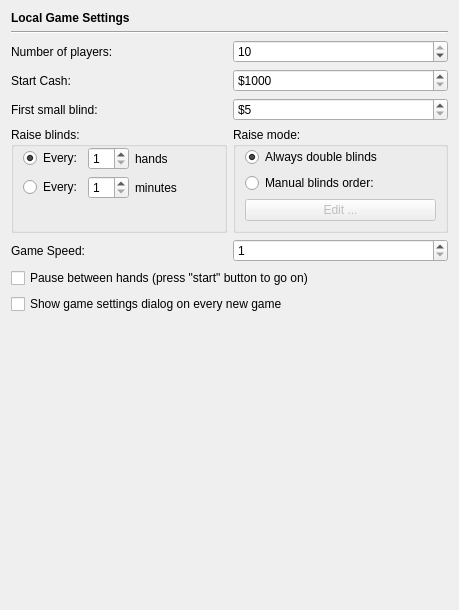
       <widget class="QWidget" name="page_2">
        <layout class="QVBoxLayout">
         <item>
          <widget class="QLabel" name="label_5">
           <property name="styleSheet">
            <string notr="true">QLabel { font-weight: bold;  }</string>
           </property>
           <property name="text">
            <string>Local Game Settings</string>
           </property>
          </widget>
         </item>
         <item>
          <widget class="Line" name="line_3">
           <property name="orientation">
            <enum>Qt::Horizontal</enum>
           </property>
          </widget>
         </item>
         <item>
          <layout class="QHBoxLayout">
           <item>
            <widget class="QLabel" name="label_4">
             <property name="text">
              <string>Number of players:</string>
             </property>
             <property name="buddy">
              <cstring>spinBox_quantityPlayers</cstring>
             </property>
            </widget>
           </item>
           <item>
            <widget class="QSpinBox" name="spinBox_quantityPlayers">
             <property name="minimum">
              <number>2</number>
             </property>
             <property name="maximum">
              <number>10</number>
             </property>
             <property name="value">
              <number>10</number>
             </property>
            </widget>
           </item>
          </layout>
         </item>
         <item>
          <layout class="QHBoxLayout">
           <item>
            <widget class="QLabel" name="label_2">
             <property name="text">
              <string>Start Cash:</string>
             </property>
             <property name="buddy">
              <cstring>spinBox_startCash</cstring>
             </property>
            </widget>
           </item>
           <item>
            <widget class="QSpinBox" name="spinBox_startCash">
             <property name="prefix">
              <string>$</string>
             </property>
             <property name="minimum">
              <number>1000</number>
             </property>
             <property name="maximum">
              <number>1000000</number>
             </property>
             <property name="singleStep">
              <number>50</number>
             </property>
            </widget>
           </item>
          </layout>
         </item>
         <item>
          <layout class="QHBoxLayout">
           <item>
            <widget class="QLabel" name="label_3">
             <property name="text">
              <string>First small blind:</string>
             </property>
             <property name="buddy">
              <cstring>spinBox_firstSmallBlind</cstring>
             </property>
            </widget>
           </item>
           <item>
            <widget class="QSpinBox" name="spinBox_firstSmallBlind">
             <property name="prefix">
              <string>$</string>
             </property>
             <property name="minimum">
              <number>5</number>
             </property>
             <property name="maximum">
              <number>20000</number>
             </property>
            </widget>
           </item>
          </layout>
         </item>
         <item>
          <layout class="QHBoxLayout">
           <item>
            <widget class="QGroupBox" name="groupBox_6">
             <property name="title">
              <string>Raise blinds:</string>
             </property>
             <layout class="QGridLayout">
              <property name="leftMargin">
               <number>9</number>
              </property>
              <property name="topMargin">
               <number>0</number>
              </property>
              <property name="bottomMargin">
               <number>9</number>
              </property>
              <item row="0" column="0">
               <widget class="QRadioButton" name="radioButton_raiseBlindsAtHands">
                <property name="text">
                 <string>Every:</string>
                </property>
                <property name="checked">
                 <bool>true</bool>
                </property>
               </widget>
              </item>
              <item row="0" column="1">
               <widget class="QSpinBox" name="spinBox_raiseSmallBlindEveryHands">
                <property name="minimum">
                 <number>1</number>
                </property>
               </widget>
              </item>
              <item row="0" column="2">
               <widget class="QLabel" name="label_47">
                <property name="sizePolicy">
                 <sizepolicy hsizetype="Expanding" vsizetype="Preferred">
                  <horstretch>0</horstretch>
                  <verstretch>0</verstretch>
                 </sizepolicy>
                </property>
                <property name="text">
                 <string>hands</string>
                </property>
               </widget>
              </item>
              <item row="1" column="0">
               <widget class="QRadioButton" name="radioButton_raiseBlindsAtMinutes">
                <property name="text">
                 <string>Every:</string>
                </property>
               </widget>
              </item>
              <item row="1" column="1">
               <widget class="QSpinBox" name="spinBox_raiseSmallBlindEveryMinutes">
                <property name="minimum">
                 <number>1</number>
                </property>
               </widget>
              </item>
              <item row="1" column="2">
               <widget class="QLabel" name="label_50">
                <property name="sizePolicy">
                 <sizepolicy hsizetype="Expanding" vsizetype="Preferred">
                  <horstretch>0</horstretch>
                  <verstretch>0</verstretch>
                 </sizepolicy>
                </property>
                <property name="text">
                 <string>minutes</string>
                </property>
               </widget>
              </item>
              <item row="2" column="1">
               <spacer>
                <property name="orientation">
                 <enum>Qt::Vertical</enum>
                </property>
                <property name="sizeHint" stdset="0">
                 <size>
                  <width>20</width>
                  <height>5</height>
                 </size>
                </property>
               </spacer>
              </item>
             </layout>
            </widget>
           </item>
           <item>
            <widget class="QGroupBox" name="groupBox_7">
             <property name="sizePolicy">
              <sizepolicy hsizetype="Expanding" vsizetype="Preferred">
               <horstretch>0</horstretch>
               <verstretch>0</verstretch>
              </sizepolicy>
             </property>
             <property name="title">
              <string>Raise mode:</string>
             </property>
             <layout class="QGridLayout">
              <property name="topMargin">
               <number>0</number>
              </property>
              <item row="0" column="0">
               <widget class="QRadioButton" name="radioButton_alwaysDoubleBlinds">
                <property name="text">
                 <string>Always double blinds</string>
                </property>
                <property name="checked">
                 <bool>true</bool>
                </property>
               </widget>
              </item>
              <item row="1" column="0">
               <widget class="QRadioButton" name="radioButton_manualBlindsOrder">
                <property name="text">
                 <string>Manual blinds order:</string>
                </property>
               </widget>
              </item>
              <item row="2" column="0">
               <widget class="QPushButton" name="pushButton_editManualBlindsOrder">
                <property name="enabled">
                 <bool>false</bool>
                </property>
                <property name="text">
                 <string>Edit ...</string>
                </property>
               </widget>
              </item>
             </layout>
            </widget>
           </item>
          </layout>
         </item>
         <item>
          <layout class="QHBoxLayout">
           <item>
            <widget class="QLabel" name="label">
             <property name="text">
              <string>Game Speed:</string>
             </property>
             <property name="buddy">
              <cstring>spinBox_gameSpeed</cstring>
             </property>
            </widget>
           </item>
           <item>
            <widget class="QSpinBox" name="spinBox_gameSpeed">
             <property name="minimum">
              <number>1</number>
             </property>
             <property name="maximum">
              <number>11</number>
             </property>
             <property name="singleStep">
              <number>1</number>
             </property>
            </widget>
           </item>
          </layout>
         </item>
         <item>
          <widget class="QCheckBox" name="checkBox_pauseBetweenHands">
           <property name="text">
            <string>Pause between hands (press &quot;start&quot; button to go on)</string>
           </property>
          </widget>
         </item>
         <item>
          <widget class="QCheckBox" name="checkBox_showGameSettingsDialogOnNewGame">
           <property name="text">
            <string>Show game settings dialog on every new game</string>
           </property>
          </widget>
         </item>
         <item>
          <spacer>
           <property name="orientation">
            <enum>Qt::Vertical</enum>
           </property>
           <property name="sizeHint" stdset="0">
            <size>
             <width>437</width>
             <height>285</height>
            </size>
           </property>
          </spacer>
         </item>
        </layout>
       </widget>
